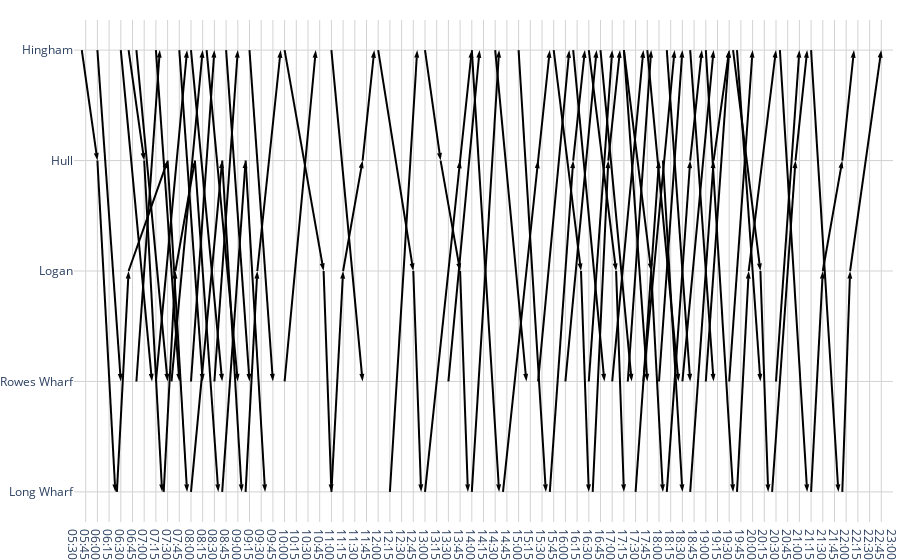

Source (notebook cell):
### Code cell
fig = go.Figure()
fig.add_trace(
    go.Scatter(
        # Line between dots
        x=pd.to_datetime(lines["line_x"], format=""),
        y=lines["line_y"],
        customdata=lines["direction"],
        mode="markers+lines",
        showlegend=False,
        marker=dict(
            symbol="arrow",
            color="black",
            size=8,
            # This makes the arrow point the correct direction
            angleref="previous",
            # This shortens the length of the arrow so it points to the dot
            #   and not into the dot
            standoff=0
        ),
        hovertemplate="Stop: %{y}<br>"
                      "Time: %{x}<br>"
                      "Direction: %{customdata}<br>"
                      "<extra></extra>"
    ),
)
fig.update_layout(
    margin=dict(l=0, r=0, t=20, b=20),
    xaxis=dict(
        range=["1970-01-01 05:30:00", "1970-01-01 23:00:00"],
        tickformat = '%H:%M',
        dtick=900000,
#         tickformatstops=[
#             dict(dtickrange=["05:30", "23:00"], value="%I:%M")
#         ],
        type="date",
        showgrid=True,
        gridcolor="lightgray",
        automargin=True
    ),
    yaxis=dict(
        type="category",
        categoryorder='array',
        categoryarray=["Hingham", "Hull",
                       "Logan", "Rowes Wharf", "Long Wharf"],
        autorange="reversed",
        showgrid=True,
        gridcolor="lightgray",
    ),
    plot_bgcolor="white"
)

### Figure 1 — Plotly figure (JSON) as saved in the notebook; plotly's stock layout.template omitted (floating-point values rounded to 4 significant figures; data arrays with more than 128 entries replaced by an {"elided": "..."} marker saying what was removed)
{"data": [{"customdata": {"elided": "247 str values"}, "hovertemplate": "Stop: %{y}<br>Time: %{x}<br>Direction: %{customdata}<br><extra></extra>", "marker": {"angleref": "previous", "color": "black", "size": 8, "standoff": 0, "symbol": "arrow"}, "mode": "markers+lines", "showlegend": false, "type": "scatter", "x": {"elided": "247 str values"}, "y": {"elided": "247 str values"}}], "layout": {"margin": {"b": 20, "l": 0, "r": 0, "t": 20}, "plot_bgcolor": "white", "xaxis": {"automargin": true, "dtick": 900000, "gridcolor": "lightgray", "range": ["1970-01-01 05:30:00", "1970-01-01 23:00:00"], "showgrid": true, "tickformat": "%H:%M", "type": "date"}, "yaxis": {"autorange": "reversed", "categoryarray": ["Hingham", "Hull", "Logan", "Rowes Wharf", "Long Wharf"], "categoryorder": "array", "gridcolor": "lightgray", "showgrid": true, "type": "category"}}}
